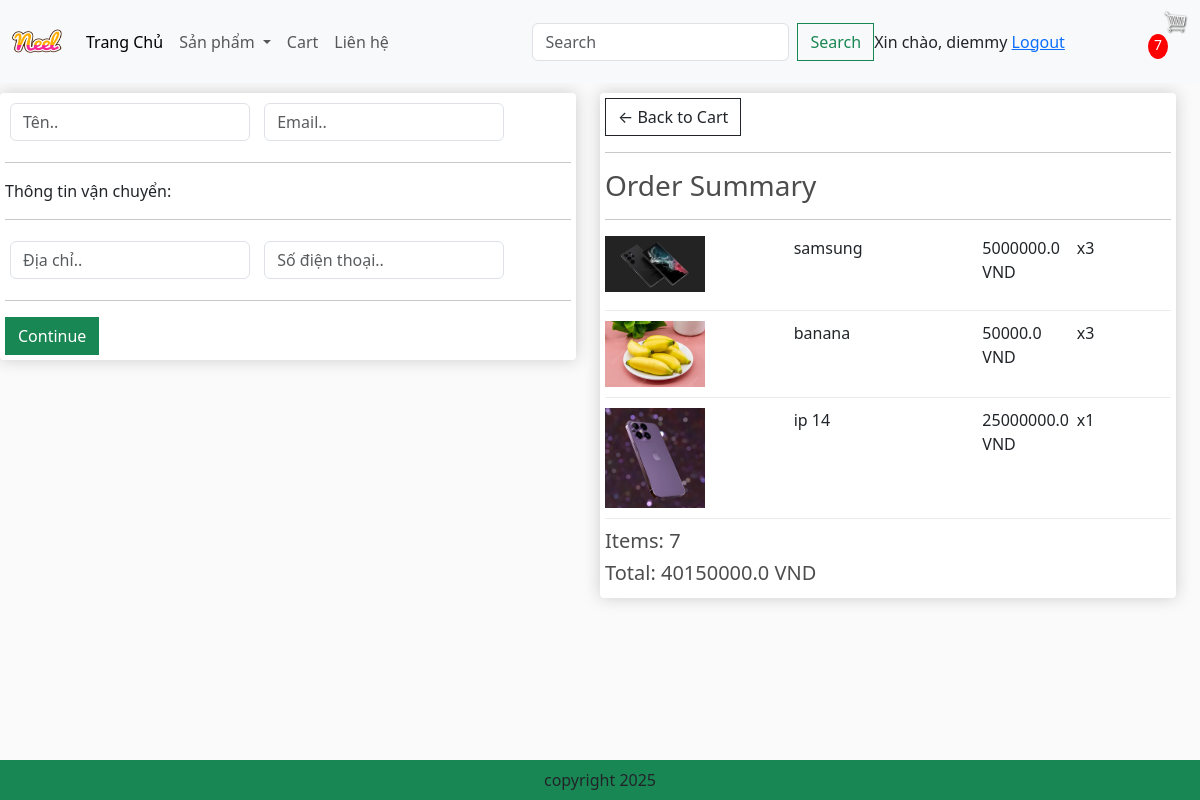
/checkout/ (signed in), run on an earlier commit of the app's database.
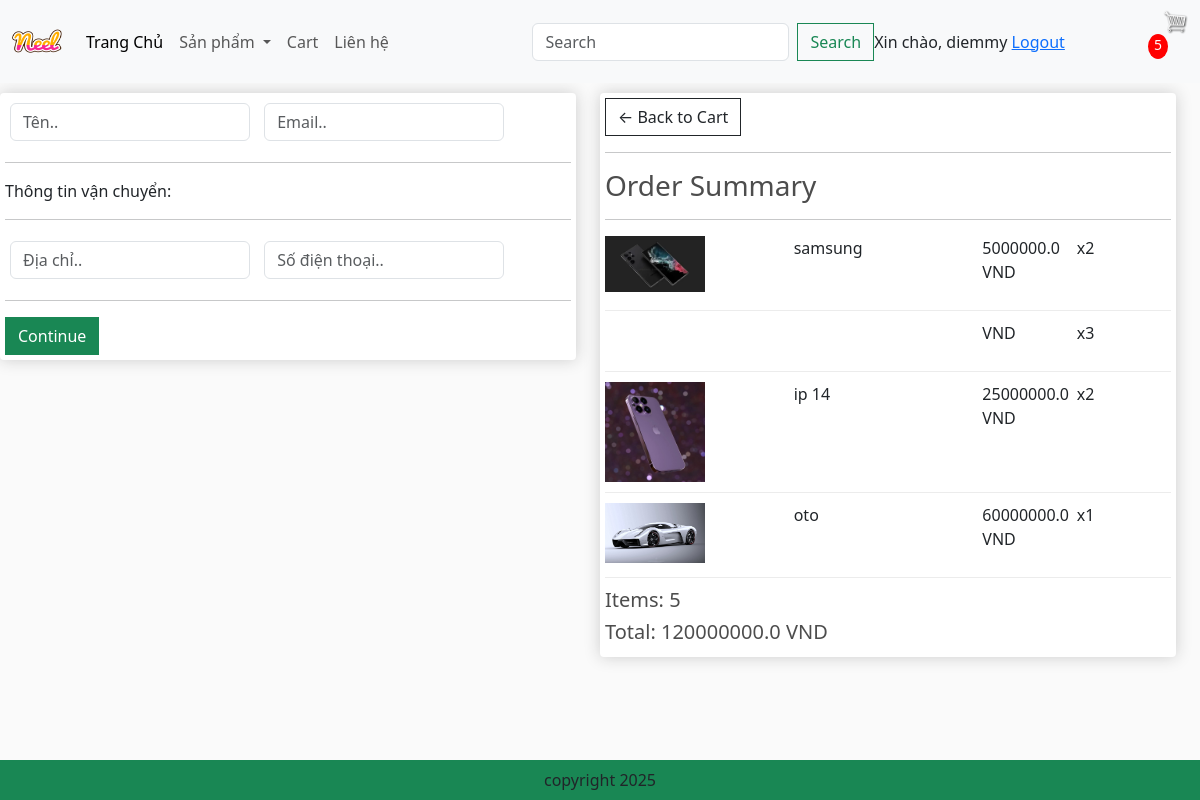
And on a later commit of the database.
### app/models.py (models this page shows, shortened)
class OrderItem(models.Model):
    product = models.ForeignKey(Product, on_delete=models.SET_NULL, blank=True, null=True)
    order = models.ForeignKey(Order, on_delete=models.SET_NULL, blank=True, null=True)
    quantity = models.IntegerField(default=0, null=True, blank=True)
    date_added = models.DateTimeField(auto_now_add=True)
    @property
    def get_total(self):
        if self.product is None:
            return 0
        return self.product.price * self.quantity

class Product(models.Model):
    category = models.ManyToManyField(Category, related_name='products')
    name = models.CharField(max_length=200, null=True)
    price = models.FloatField()
    digital = models.BooleanField(default=False, null=True, blank=False)
    image = models.ImageField(null=True, blank=True)
    description = models.TextField(null=True, blank=True)
    @property
    def ImageURL(self):
        try:
            url = self.image.url
        except:
            url = ''
        return url

class Order(models.Model):
    customer = models.ForeignKey(User, on_delete=models.SET_NULL, blank=True, null=True)
    date_order = models.DateTimeField(auto_now_add=True)
    complete = models.BooleanField(default=False, null=True, blank=False)
    transaction_id = models.CharField(max_length=200, null=True)
    @property
    def get_cart_total(self):
        orderitems = self.orderitem_set.all()
        total = sum([item.get_total for item in orderitems if item.product is not None] )
        return total
    @property
    def get_cart_items(self):
        orderitems = self.orderitem_set.all()
        total = sum([item.quantity for item in orderitems if item.product is not None])
        return total

### app/views.py (the view)
# urls.py: path('checkout/', views.checkout, name='checkout'),
def checkout(request):
    if request.user.is_authenticated:
        customer = request.user
        order, created = Order.objects.get_or_create(customer=customer, complete=False)
        items = order.orderitem_set.all()
        cartItems = order.get_cart_items
        user_not_login = 'hidden'
        user_login = 'show'
    else:
        items = []
        order = {'get_cart_total':0, 'get_cart_items':0}
        cartItems = order['get_cart_items']
        user_not_login = 'show'
        user_login = 'hidden'
    categories = Category.objects.filter(is_sub=False)
    context = {
        'items': items,
        'order': order,
        'cartItems': cartItems,
        'user_not_login': user_not_login,
        'user_login': user_login,
        'categories': categories,
    }
    return render(request, 'app/checkout.html', context)

### app/templates/app/checkout.html (shortened to what this page needs)
{% extends 'app/base.html' %}
{% load static %}
{% block content_checkout %}
     <div class="row" style="width: 100%">
		<div class="col-lg-6">
			<div class="box-element" id="form-wrapper">
				<form id="form">
					<div id="user-info">
						<div class="form-field">
							<input required class="form-control" type="text" name="name" placeholder="Tên..">
						</div>
						<div class="form-field">
							<input required class="form-control" type="email" name="email" placeholder="Email..">
						</div>
					</div>
					<div id="shipping-info">
						<hr>
						<p>Thông tin vận chuyển:</p>
						<hr>
						<div class="form-field">
							<input class="form-control" type="text" name="address" placeholder="Địa chỉ..">
						</div>
						<div class="form-field">
							<input class="form-control" type="text" name="phone" placeholder="Số điện thoại..">
						</div>
					</div>
					<hr>
					<input id="form-button" class="btn btn-success btn-block" type="submit" value="Continue">
				</form>
			</div>
			<br>
		</div>
		<div class="col-lg-6">
			<div class="box-element">
				<a  class="btn btn-outline-dark" href="{% url 'cart' %}">&#x2190; Back to Cart</a>
				<hr>
				<h3>Order Summary</h3>
				<hr>
				{% for item in items %}
				<div class="cart-row">
					<div style="flex:2"><img class="row-image" src="{{ item.product.ImageURL }}"></div>
					<div style="flex:2"><p>{{ item.product.name }}</p></div>
					<div style="flex:1"><p>{{ item.product.price }} VND</p></div>
					<div style="flex:1"><p>x{{ item.quantity }}</p></div>
				</div>
				{% endfor %}
				<h5>Items:   {{ order.get_cart_items }}</h5>
				<h5>Total:   {{ order.get_cart_total }} VND</h5>
			</div>
		</div>
	</div>
{% endblock content_checkout %}

### app/templates/app/base.html (shortened to what this page needs)
{% load static %}
<!DOCTYPE html>
<html>
  <head>
    <link
      href="https://cdn.jsdelivr.net/npm/bootstrap@5.3.8/dist/css/bootstrap.min.css"
      rel="stylesheet"
    />
    <link href="{% static 'app/css/style.css' %}" rel="stylesheet" />
    <link href="{% static 'app/css/all.min.css' %}" rel="stylesheet" />
    <link href="{% static 'app/css/owl.carousel.min.css' %}" rel="stylesheet" />
    <link rel="stylesheet" type="text/css" href="{% static 'app/css/main.css' %}"/>
    <link rel="stylesheet" href="" />
  </head>
  <body>
    <nav class="navbar navbar-expand-lg bg-body-tertiary">
      <div class="container-fluid">
        <a class="navbar-brand" href="{% url 'home' %}">
          <img src="{% static 'app/images/Neel.png' %}" width="50" height="50" />
        </a>
        <div class="collapse navbar-collapse" id="navbarSupportedContent">
          <ul class="navbar-nav me-auto mb-2 mb-lg-0">
            <li class="nav-item">
              <a class="nav-link active" aria-current="page" href="{% url 'home' %}">Trang Chủ</a>
            </li>
            <li class="nav-item dropdown">
              <a
                class="nav-link dropdown-toggle"
                href="#"
                role="button"
                data-bs-toggle="dropdown"
                aria-expanded="false"
              >
                Sản phẩm
              </a>
            </li>
            <li class="nav-item">
              <a class="nav-link" href="{% url 'cart' %}">Cart</a>
            </li>
            <li class="nav-item">
              <a class="nav-link" href="#">Liên hệ</a>
            </li>
          </ul>
          <form class="d-flex" role="search" method= POST action="{% url 'search' %}">
            <input
              class="form-control me-2"
              type="search"
              placeholder="Search"
              aria-label="Search"
              name="searched"
            />
            <button class="btn btn-outline-success" type="submit">
              Search
            </button>
          </form>
        </div>
          <div class='form-inline my-2 my-lg-0' style = "visibility: {{user_login}}">
            <span>Xin chào, {{request.user}}</span>
            <span><a href="{% url 'logout' %}">Logout</a></span>
          </div>
        <div class='form-inline my-2 my-lg-0'>
          <a href="{% url 'cart' %}"><img id="cart-icon" src="{% static 'images/cart.png' %}"></a>
          <p id='cart-total'>{{ cartItems }}</p>
        </div>
      </div>
    </nav>
    {% block content_checkout %}{% endblock content_checkout %}
    <footer class="container--fluid bg-success text-center fixed-bottom p-2 mt-5">
      copyright 2025
    </footer>
  </body>
</html>

What changed in the data, as far as the page shows it:
changed OrderItem "samsung": quantity "3" → "2"
changed OrderItem (number 2 of 4 on the later page): product.ImageURL: picture removed; product.name "banana" → (not shown); product.price "50000.0" → (not shown)
changed OrderItem "ip 14": quantity "1" → "2"
added OrderItem: product.ImageURL (picture), product.name "oto", product.price "60000000.0", quantity "1"
changed through a linked row, Order: get_cart_items "7" → "5"; get_cart_total "40150000.0" → "120000000.0"
Also different on the page:
{{ cartItems }}: "7" → "5"
